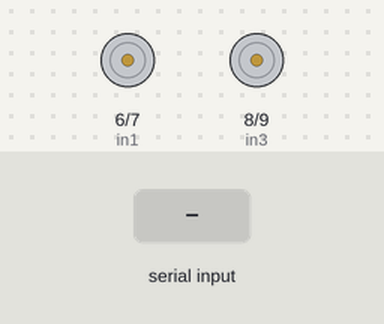
The sketch below on a simulated Arduino Uno, built with avr-gcc and run on an emulated ATmega328P. On the bench: motor-driver pin pairs drawn as motors (green arrow = first pin HIGH = forward, orange = second pin HIGH = backward, longer = more drive, scaled by the enable pin). The inputs (shaded band) are chosen by the test bench.

Above: at 1.2 s.
1.3 s: "F" received over Serial
At 2.5 s:
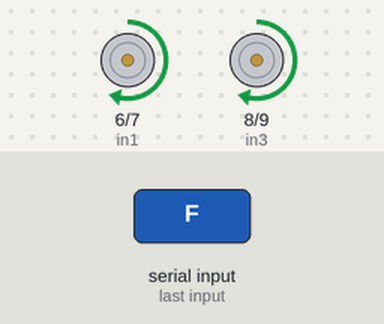
2.8 s: "B" received over Serial
At 3.7 s:
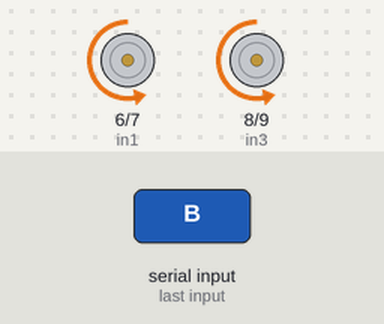
4.3 s: "R" received over Serial
At 4.9 s:
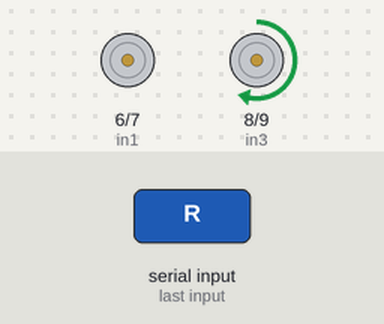
5.8 s: "L" received over Serial
At 7.2 s:
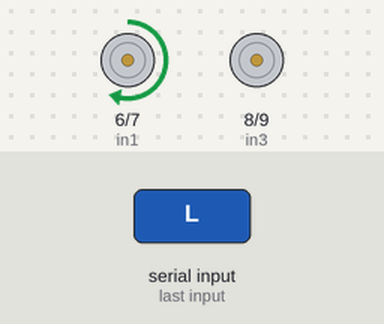
Timing chart, 0 to 8.3 s (numbered marks = the images above; inputs shaded):
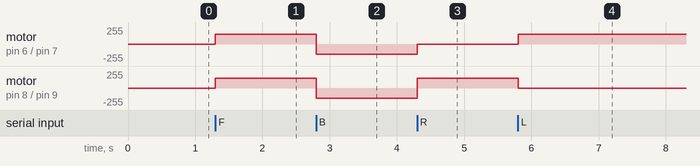

The sketch:

Mobile_Car_Code.ino
```cpp
// Define all Pins
#define speedRight 5
#define in1 6
#define in2 7
#define in3 8
#define in4 9
#define speedLeft 10

char bt;

void setup() {
  // Set all defined pins as OUTPUT
  for (int pin = 5; pin <= 10; pin++) {
    pinMode(pin, OUTPUT);
  }
  // Initialize serial communication at 9600 baud rate
  Serial.begin(9600);
}

void loop() {
  // Check if there is data available to read from serial port
  if (Serial.available() > 0) {
    // Read the incoming byte from serial port
    bt = Serial.read();

    // Perform action based on the received character
    switch (bt) {
      case 'F': forward(); break;
      case 'B': backward(); break;
      case 'R': right(); break;
      case 'L': left(); break;
      case 'S': stop(); break;
    }
  }
}

// Function to move the car forward
void forward() {
  // Set speed and direction of both motors to move forward
  analogWrite(speedRight, 150);
  digitalWrite(in1, HIGH);
  digitalWrite(in2, LOW);
  digitalWrite(in3, HIGH);
  digitalWrite(in4, LOW);
  analogWrite(speedLeft, 150);
}

// Function to move the car backward
void backward() {
  // Set speed and direction of both motors to move backward
  analogWrite(speedRight, 150);
  digitalWrite(in1, LOW);
  digitalWrite(in2, HIGH);
  digitalWrite(in3, LOW);
  digitalWrite(in4, HIGH);
  analogWrite(speedLeft, 150);
}

// Function to turn the car left
void left() {
  // Set speed and direction of both motors to turn left
  analogWrite(speedRight, 150);
  digitalWrite(in1, HIGH);
  digitalWrite(in2, LOW);
  digitalWrite(in3, LOW);
  digitalWrite(in4, LOW);
  analogWrite(speedLeft, 150);
}

// Function to turn the car right
void right() {
  // Set speed and direction of both motors to turn right
  analogWrite(speedRight, 150);
  digitalWrite(in1, LOW);
  digitalWrite(in2, LOW);
  digitalWrite(in3, HIGH);
  digitalWrite(in4, LOW);
  analogWrite(speedLeft, 150);
}

// Function to stop the car
void stop() {
  // Stop both motors
  analogWrite(speedRight, 0);
  digitalWrite(in1, LOW);
  digitalWrite(in2, LOW);
  digitalWrite(in3, LOW);
  digitalWrite(in4, LOW);
  analogWrite(speedLeft, 0);
}
```

Measured:
- after the input at 1.3 s, motor on pin 6 (in1) / pin 7 (in2), motor on pin 8 (in3) / pin 9 (in4): stopped → forward 150/255 at once
- after the input at 2.8 s, motor on pin 6 (in1) / pin 7 (in2), motor on pin 8 (in3) / pin 9 (in4): forward 150/255 → backward 150/255 at once
- after the input at 4.3 s, motor on pin 6 (in1) / pin 7 (in2): backward 150/255 → stopped at once; motor on pin 8 (in3) / pin 9 (in4): backward 150/255 → forward 150/255 at once
- after the input at 5.8 s, motor on pin 6 (in1) / pin 7 (in2): stopped → forward 150/255 at once; motor on pin 8 (in3) / pin 9 (in4): forward 150/255 → stopped at once
